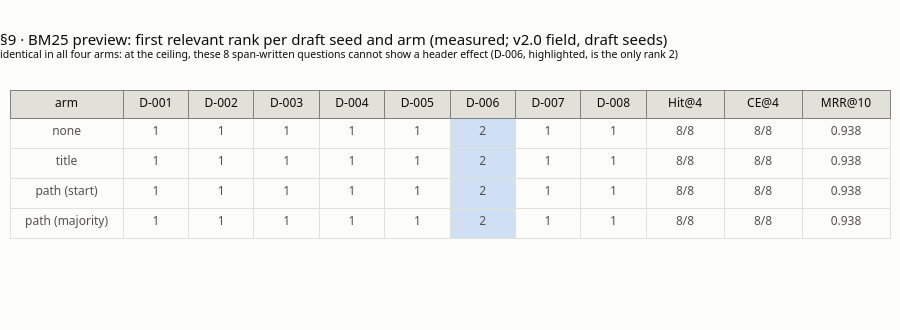

The code cell stored with this chart in its notebook:
### Markdown cell above
## 9 · Measuring it on your questions

**What this verifies** (lesson step 9, `#measure`; facts K7, K8, K10, K15, K16). A header arm is a **retrieval** change, so it is measured like one: CE@4 on the dev questions at a fixed k, per category with its n, paired against the arm without headers (count the discordant pairs), plus two checks specific to headers.
- **The near-duplicates.** Four chunks mention Paris: **17** (p.6), **27** (p.10, D-002 gold), **68** (p.23, D-003 gold), **70** (p.24). D-002's distractor pages are 6, 23, 24; D-003's are 6, 10. The **margin** = best gold score − best distractor score shows whether a header separates them.
- **Leakage.** If the questions were written by reading the headings, a header "helps" by repeating the question. On the 8 draft seeds no question word is in the gold chunk's header but missing from its text (only `coal` for D-005 and `solar` for D-006 are in both): the seeds were written from spans.
- **Ceiling.** The BM25 preview (v2.0's field, not v1.2) gives **Hit@4 8/8, CE@4 8/8, MRR@10 0.938 in every arm**: these span-written seeds are too easy for BM25 to show a header effect either way, so b + c = 0.
- **Detectable effect** (06 §9.4): with n = 50 paired and b + c = 10, the 95% half-width is **±0.124**, and about **0.18** is needed for 80% power. A small header gain on D will not be visible.

With MiniLM cached, the cell also computes per arm: Hit@4 / CE@4 / MRR@10 on the 8 answerable seeds, the D-002 and D-003 margins, Kendall's τ between the none and title rankings, and the margin dumbbell chart (your run). Only the none arm has an expected value: P4 measured it on the same chunks and seeds (ranks [3, 3, 1, 1, 1, 1, 2, 2], Hit@4 8/8, MRR@10 0.708; I5_FACTS §2, CITED P4_FACTS K4).

**The chart** here is the BM25 preview table.

### Code cell
PARIS_CH = [i for p in (6, 10, 23, 24) for i in range(N) if PAGE[i] == p and "Paris" in chunks[i]["text"]]
check("§9 chunks on pages 6, 10, 23, 24 that mention Paris (K7)", [[i, PAGE[i]] for i in PARIS_CH],
      [[17, 6], [27, 10], [68, 23], [70, 24]])
check("§9 their start-rule paths, without the title (K7)", [fmt_path(START[i], False) for i in PARIS_CH], [
    "Chapter 4: Mitigation and Adaptation › Reforestation and Afforestation › Afforestation Initiatives",
    "Chapter 6: Global and Local Climate Action",
    "Chapter 15: Climate Change and Technology › Carbon Capture and Utilization › Direct Air Capture (DAC)",
    "Chapter 16: Global Cooperation and Governance › Regional and National Initiatives › European Green Deal"])
check("§9 distractor pages of D-002 and D-003 (06 §6.7)", [BYQ["D-002"]["distractor_pages"], BYQ["D-003"]["distractor_pages"]],
      [[6, 23, 24], [6, 10]])
DIST = {q: [i for i in range(N) if PAGE[i] in BYQ[q]["distractor_pages"] and "Paris" in chunks[i]["text"] and i not in REL[q]]
        for q in ("D-002", "D-003")}
check("§9 distractor chunks (on a distractor page, mention Paris, not gold) (K7)", DIST, {"D-002": [17, 68, 70], "D-003": [17, 27]})

# leakage: question words in the gold chunk's header but not in its text (K8)
STOP = set("a an and are as at be by does did do for from how in is it of on or the this that to was what which who why with "
           "according document regarding countries".split())
LEAK = {}
for s in ANS:
    q = {w for w in WRE.findall(s["question"].lower()) if w not in STOP and len(w) > 2}
    i = REL[s["qid"]][0]
    htoks = set(WRE.findall(HDR["path"][i].lower()))
    ttoks = set(WRE.findall(chunks[i]["text"].lower()))
    LEAK[s["qid"]] = [sorted(q & htoks - ttoks), sorted(q & htoks & ttoks)]
check("§9 leakage: header-only question words, all 8 seeds (K8)", [v[0] for v in LEAK.values()], [[]] * 8)
check("§9 question words in both header and text (K8)", {q: v[1] for q, v in LEAK.items() if v[1]},
      {"D-005": ["coal"], "D-006": ["solar"]})

# BM25 preview per arm (K10)
BM25_RES = {}
for arm in ARMS:
    ranks, ces = [], []
    for s in ANS:
        r = order(BM[arm].get_scores(tok(s["question"])))
        ranks.append(first_rel(r, s["qid"]))
        ces.append(ce_at(r, s["qid"]))
    BM25_RES[arm] = dict(ranks=ranks, ces=ces, summary=list(summary(ranks, ces)))
    print(f"   BM25 {arm:6s} first relevant rank {ranks} | Hit@4, CE@4, MRR@10 {BM25_RES[arm]['summary']}")
check("§9 BM25 first relevant rank D-001..D-008, every arm (K10)", [BM25_RES[a]["ranks"] for a in ARMS],
      [[1, 1, 1, 1, 1, 2, 1, 1]] * 4)
check("§9 BM25 Hit@4, CE@4, MRR@10, every arm: the ceiling (K10)", [BM25_RES[a]["summary"] for a in ARMS], [[8, 8, 0.938]] * 4)


def discordant(ces_a, ces_b):
    """paired comparison on CE@4: b = items only arm A gets right, c = items only arm B gets right."""
    return [sum(a and not b for a, b in zip(ces_a, ces_b)), sum(b and not a for a, b in zip(ces_a, ces_b))]


check("§9 BM25 none vs majority: discordant pairs b, c (both arms at 8/8)",
      discordant(BM25_RES["none"]["ces"], BM25_RES["major"]["ces"]), [0, 0])
se = math.sqrt(10) / 50
check("§9 06 §9.4, n = 50 paired, b + c = 10: SE, 95% half-width, 80%-power effect (formula, K15)",
      [r3(se), r3(1.96 * se), float(f"{2.8 * se:.2f}")], [0.063, 0.124, 0.18])

# chart: the BM25 preview table
qids = [s["qid"] for s in ANS]
fig = go.Figure(go.Table(
    columnwidth=[90] + [52] * 8 + [62, 62, 70],
    header=dict(values=["arm"] + qids + ["Hit@4", "CE@4", "MRR@10"], fill_color=GRID, font=dict(color=INK, size=12),
                align="center"),
    cells=dict(values=[["none", "title", "path (start)", "path (majority)"]]
                      + [[BM25_RES[a]["ranks"][k] for a in ARMS] for k in range(8)]
                      + [[f"{BM25_RES[a]['summary'][0]}/8" for a in ARMS], [f"{BM25_RES[a]['summary'][1]}/8" for a in ARMS],
                         [BM25_RES[a]["summary"][2] for a in ARMS]],
               fill_color=[[SURFACE] * 4] * 6 + [[LIGHT] * 4] + [[SURFACE] * 4] * 5, line_color=GRID, align="center",
               height=30, font=dict(color=INK2, size=12))))
fig.update_layout(title="§9 · BM25 preview: first relevant rank per draft seed and arm (measured; v2.0 field, "
                        "draft seeds)<br><sup>identical in all four arms: at the ceiling, these 8 span-written questions "
                        "cannot show a header effect (D-006, highlighted, is the only rank 2)</sup>",
                  height=330, margin=dict(l=10, r=10, t=90, b=10))
fig.show()

### Figure 1 — Plotly figure (JSON) as saved in the notebook; plotly's stock layout.template omitted (floating-point values rounded to 4 significant figures)
{"data": [{"cells": {"align": "center", "fill": {"color": [["#fcfcfb", "#fcfcfb", "#fcfcfb", "#fcfcfb"], ["#fcfcfb", "#fcfcfb", "#fcfcfb", "#fcfcfb"], ["#fcfcfb", "#fcfcfb", "#fcfcfb", "#fcfcfb"], ["#fcfcfb", "#fcfcfb", "#fcfcfb", "#fcfcfb"], ["#fcfcfb", "#fcfcfb", "#fcfcfb", "#fcfcfb"], ["#fcfcfb", "#fcfcfb", "#fcfcfb", "#fcfcfb"], ["#cfe0f5", "#cfe0f5", "#cfe0f5", "#cfe0f5"], ["#fcfcfb", "#fcfcfb", "#fcfcfb", "#fcfcfb"], ["#fcfcfb", "#fcfcfb", "#fcfcfb", "#fcfcfb"], ["#fcfcfb", "#fcfcfb", "#fcfcfb", "#fcfcfb"], ["#fcfcfb", "#fcfcfb", "#fcfcfb", "#fcfcfb"], ["#fcfcfb", "#fcfcfb", "#fcfcfb", "#fcfcfb"]]}, "font": {"color": "#52514e", "size": 12}, "height": 30, "line": {"color": "#e1e0d9"}, "values": [["none", "title", "path (start)", "path (majority)"], [1, 1, 1, 1], [1, 1, 1, 1], [1, 1, 1, 1], [1, 1, 1, 1], [1, 1, 1, 1], [2, 2, 2, 2], [1, 1, 1, 1], [1, 1, 1, 1], ["8/8", "8/8", "8/8", "8/8"], ["8/8", "8/8", "8/8", "8/8"], [0.938, 0.938, 0.938, 0.938]]}, "columnwidth": [90, 52, 52, 52, 52, 52, 52, 52, 52, 62, 62, 70], "header": {"align": "center", "fill": {"color": "#e1e0d9"}, "font": {"color": "#0b0b0b", "size": 12}, "values": ["arm", "D-001", "D-002", "D-003", "D-004", "D-005", "D-006", "D-007", "D-008", "Hit@4", "CE@4", "MRR@10"]}, "type": "table"}], "layout": {"margin": {"l": 10, "r": 10, "t": 90, "b": 10}, "title": {"text": "§9 · BM25 preview: first relevant rank per draft seed and arm (measured; v2.0 field, draft seeds)<br><sup>identical in all four arms: at the ceiling, these 8 span-written questions cannot show a header effect (D-006, highlighted, is the only rank 2)</sup>"}, "height": 330}}
